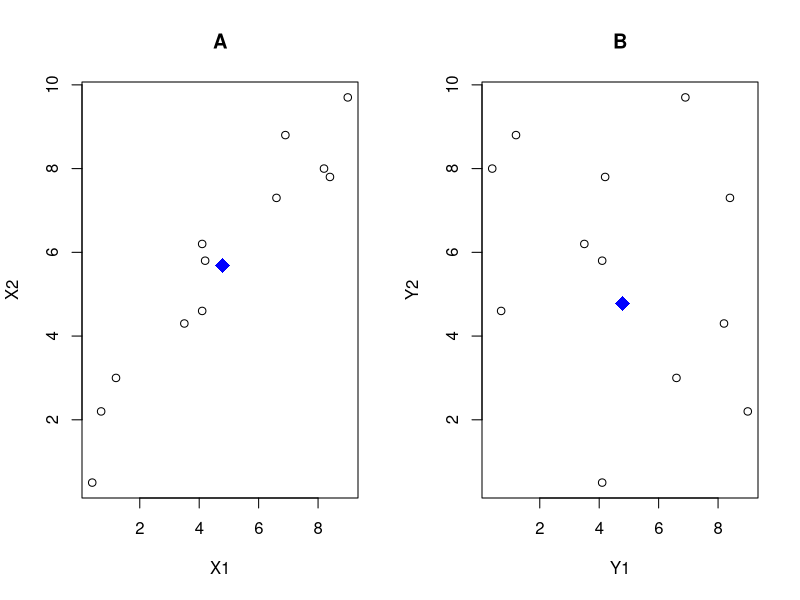

The R source for this figure:
#######Packages#################################################
install.packages("readxl")
install.packages("corrplot")
install.packages("aplpack")
install.packages("fmsb")
install.packages("MVar.pt")
install.packages("tidyverse")
#######Load the data###########################################
library(readxl)
DD <- read_excel("DDMomentos.xlsx")
#######Scatter plot###########################################
Med_X1<-mean(DD$X1)
Med_X2<-mean(DD$X2)
Med_Y1<-mean(DD$Y1)
Med_Y2<-mean(DD$Y1)
par(mfrow = c(1,2))
plot(DD$X2~DD$X1, main="A", xlab="X1", ylab="X2")
points(Med_X2~Med_X1, col="blue", pch=18, cex=2)
plot(DD$Y2~DD$Y1, main="B", xlab="Y1", ylab="Y2")
points(Med_Y2~Med_Y1, col="blue", pch=18, cex=2)
#######Covariance Matrix########################################################
MDDX<-as.matrix(cbind(DD$X1,DD$X2)) #matriz com colunas X1 e X2, somente
colnames(MDDX) <- c("X1", "X2") #renomeando as colunas
DDCovX<-cov(MDDX) #Matriz de variâncias e covariâncias entre X1 e X2
DDCovX
round(DDCovX, 2)
#######Total and Generalized Variances###########################################
#total:
sum(diag(DDCovX)) #traço da matriz de var-cov é a soma das diagonais da matriz (no caso, as variâncias de X1, X2)
#generalized:
det(DDCovX)
#######Correlation Matrix#######################################################
DDCor<-cor(MDDX)
round(DDCor,2)




